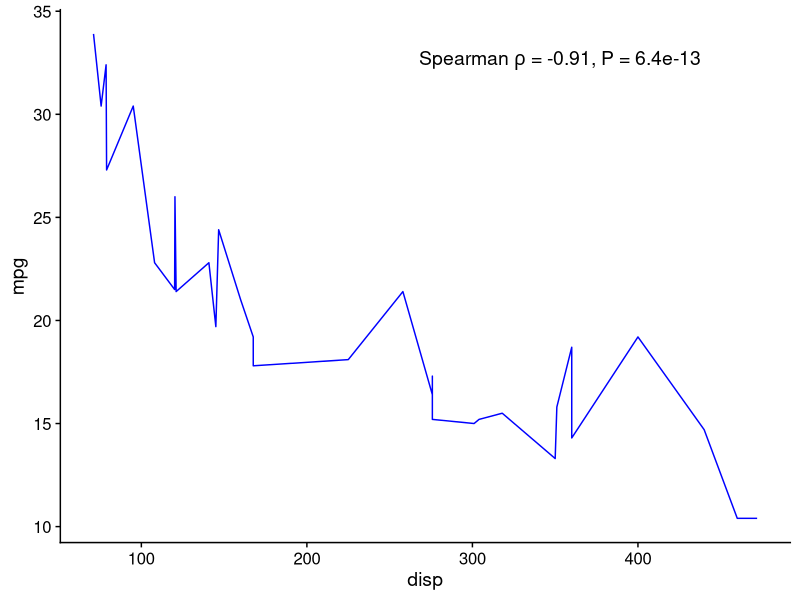
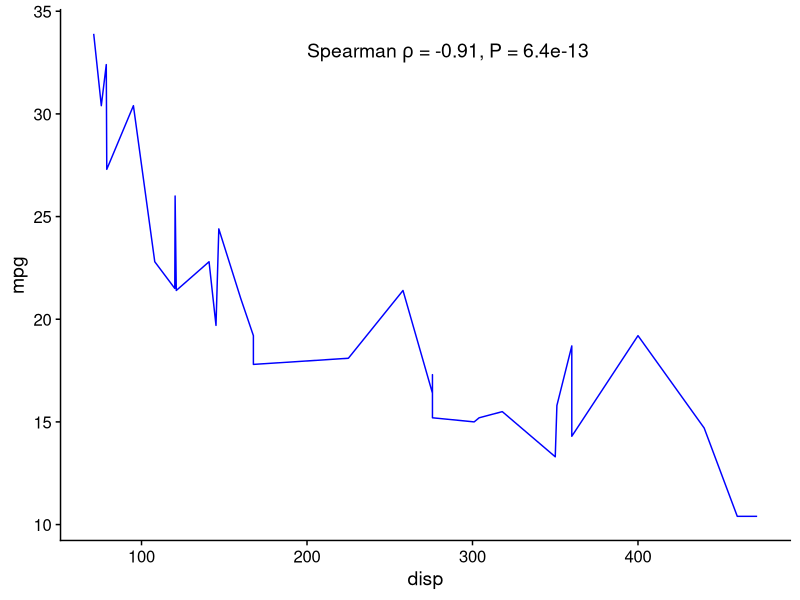
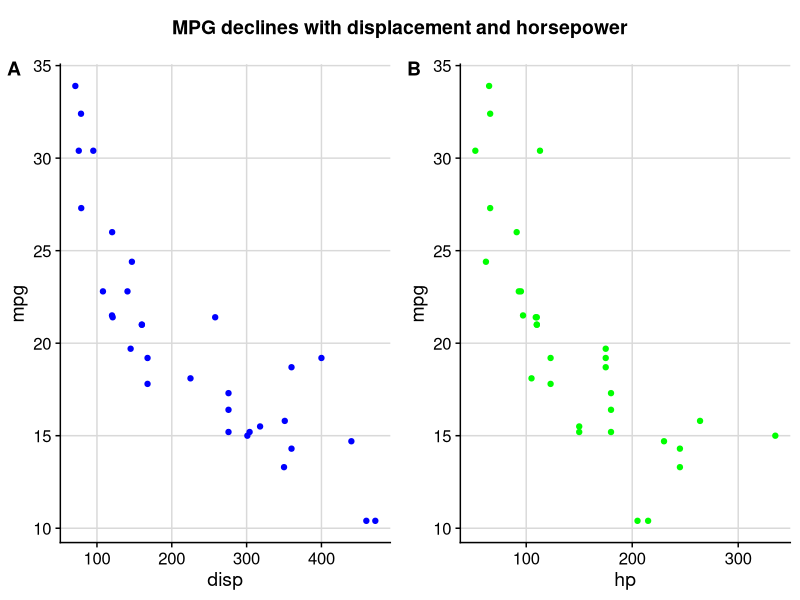
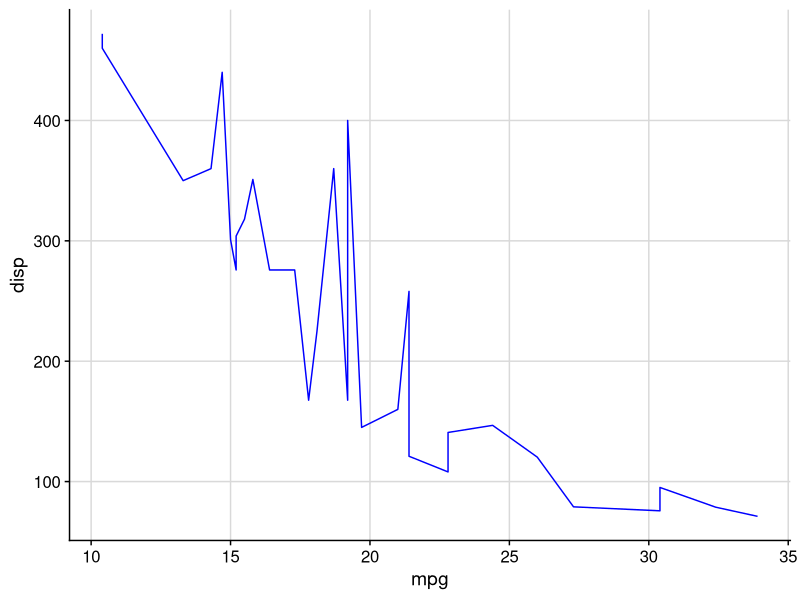
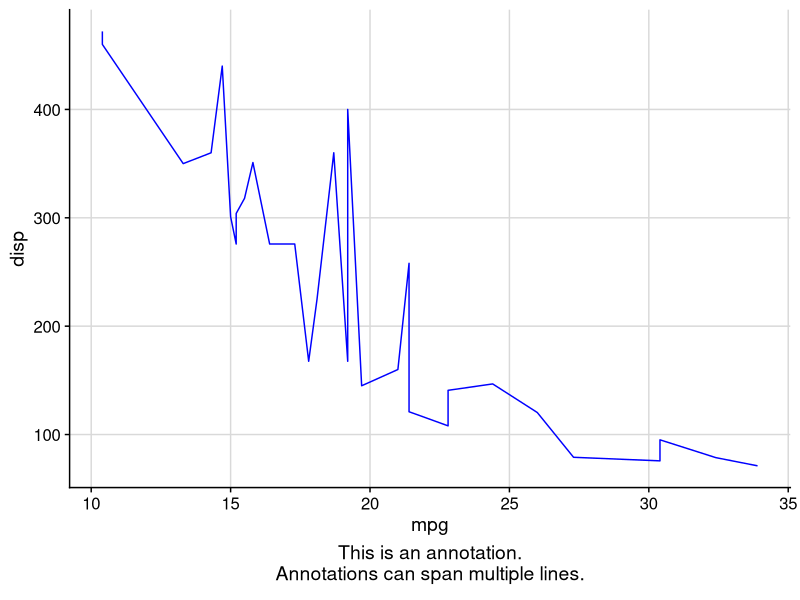
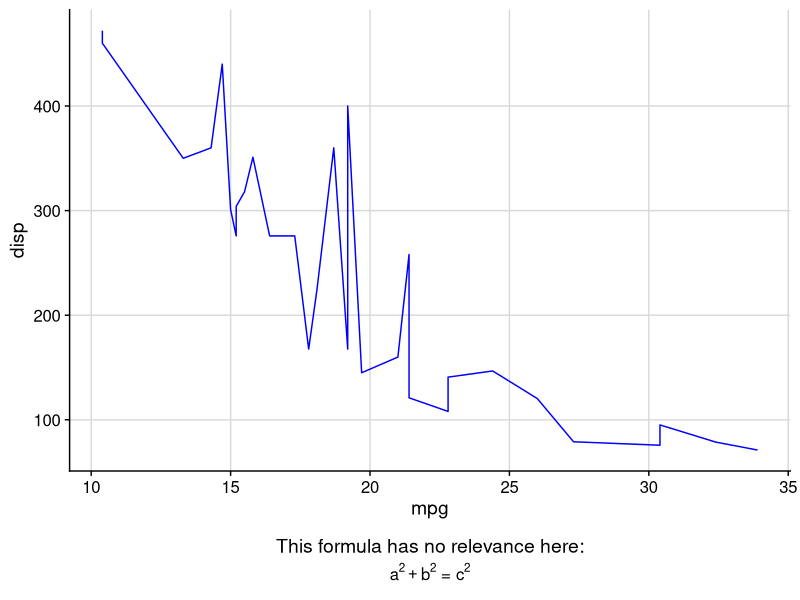
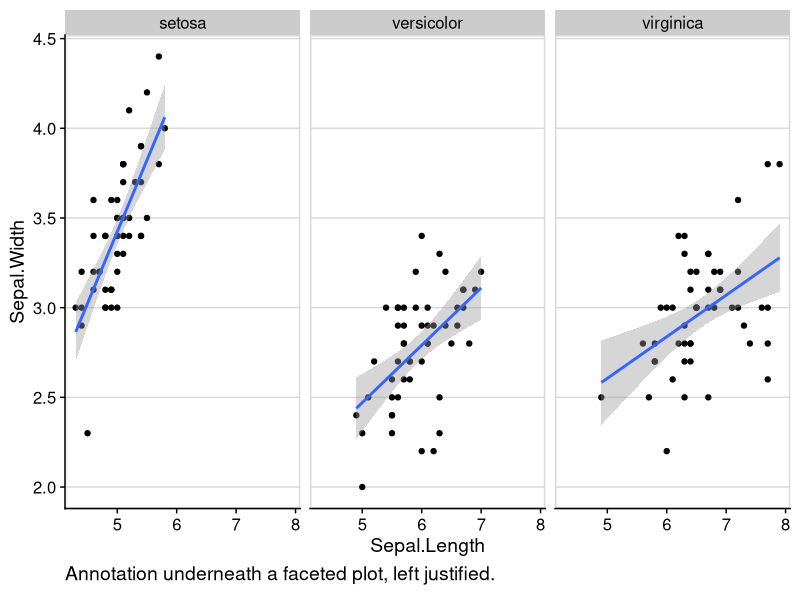
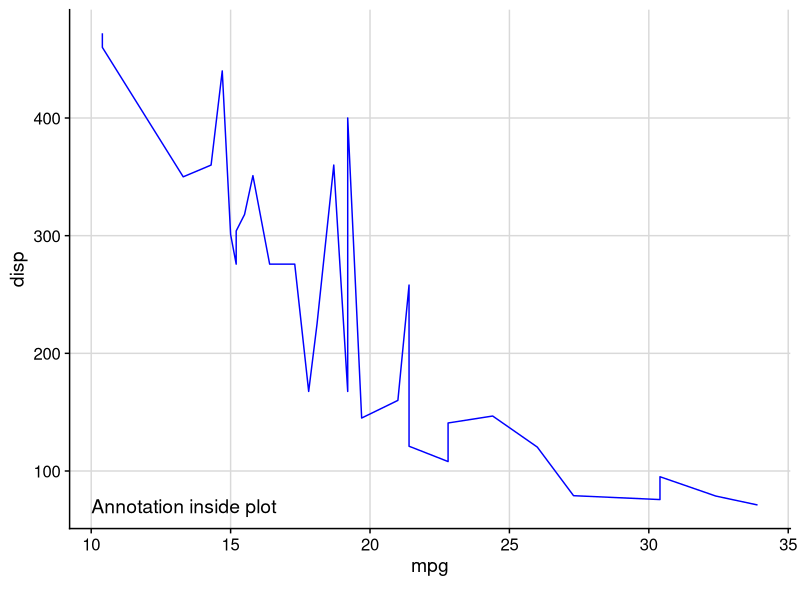

The R source for these figures, in order:
## ---- chunk 1
library(ggplot2)
library(cowplot)
## ---- chunk 2
p <- ggplot(mtcars, aes(x = disp, y = mpg)) + 
  geom_line(colour = "blue") + theme_half_open()
c <- cor.test(mtcars$mpg, mtcars$disp, method='sp')
label <- substitute(paste("Spearman ", rho, " = ", estimate, ", P = ", pvalue),
                    list(estimate = signif(c$estimate, 2), pvalue = signif(c$p.value, 2)))
# adding label via ggdraw, in the ggdraw coordinates
ggdraw(p) + draw_label(label, .7, .9)
## ---- chunk 3
# adding label directly to plot, in the data coordinates
p + draw_label(label, 200, 32.5, hjust = 0, vjust = 0)
## ---- chunk 4
# make a plot grid consisting of two panels
p1 <- ggplot(mtcars, aes(x = disp, y = mpg)) + 
  geom_point(colour = "blue") + 
  theme_half_open() + background_grid(minor = 'none')
p2 <- ggplot(mtcars, aes(x = hp, y = mpg)) + 
  geom_point(colour = "green") + 
  theme_half_open() + background_grid(minor = 'none')
p <- plot_grid(p1, p2, labels=c('A', 'B'))
# now add the title
title <- ggdraw() + 
  draw_label("MPG declines with displacement and horsepower",
             fontface = 'bold')
plot_grid(title, p, ncol = 1, rel_heights = c(0.1, 1)) # rel_heights values control title margins
## ---- chunk 5
p1 <- ggplot(mtcars, aes(mpg, disp)) + 
  geom_line(colour = "blue") + 
  theme_half_open() + background_grid(minor='none')
p1
## ---- chunk 6
p2 <- add_sub(p1, "This is an annotation.\nAnnotations can span multiple lines.")
ggdraw(p2)
## ---- chunk 7
p2 <- add_sub(p1, "This formula has no relevance here:", y  = 0, vjust = 0)
p3 <- add_sub(p2, expression(paste(a^2+b^2, " = ", c^2)), size = 12)
ggdraw(p3)
## ---- chunk 8
plot.iris <- ggplot(iris, aes(Sepal.Length, Sepal.Width)) +
  geom_point() + facet_grid(. ~ Species) + stat_smooth(method = "lm") +
  theme_half_open() + 
  background_grid(major = 'y', minor = "none") + # add thin horizontal lines
  panel_border() # and a border around each panel
p2 <- add_sub(plot.iris, "Annotation underneath a faceted plot, left justified.", x = 0, hjust = 0)
ggdraw(p2)
## ---- chunk 9
ggdraw(add_sub(p1, "Annotation inside plot", vpadding=grid::unit(0, "lines"),
       y = 6, x = 0.03, hjust = 0))
